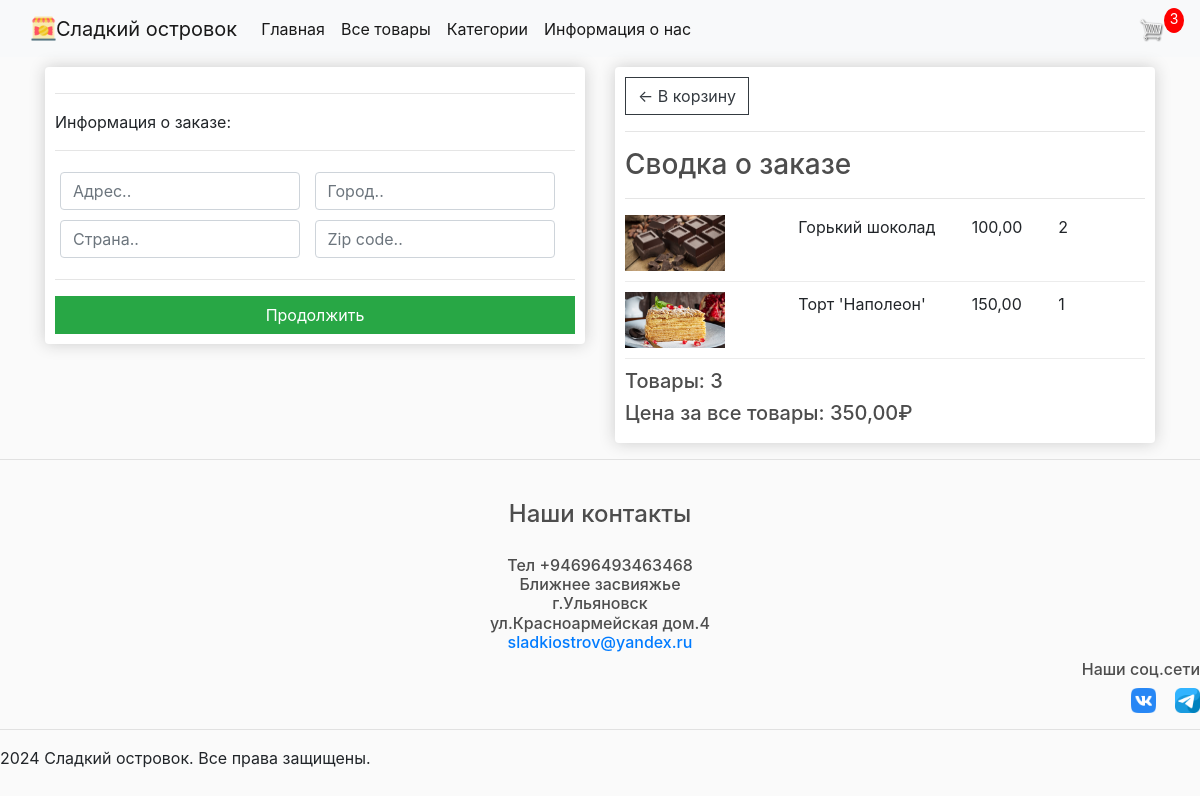
The page /checkout/ (signed in) on the database as committed earlier.
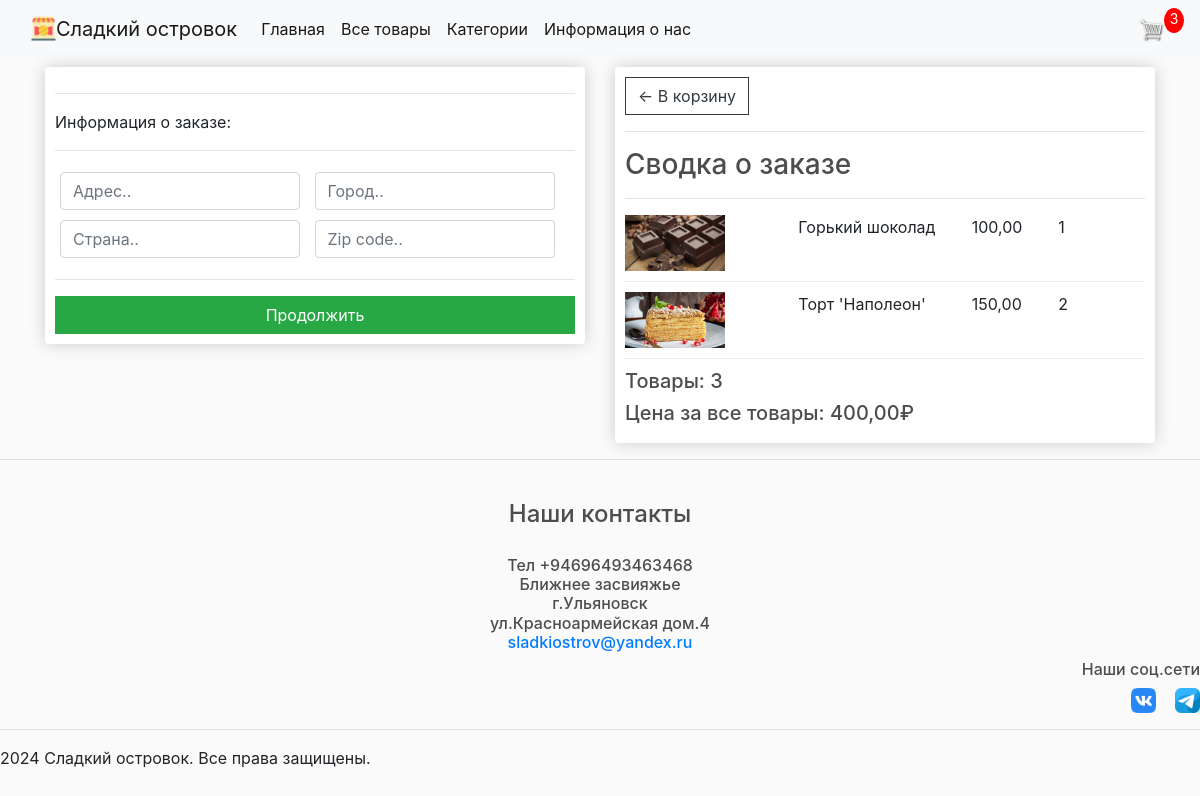
The same page on the database as committed later.
### store/models.py (models this page shows, shortened)
class OrderItem(models.Model):
    product = models.ForeignKey(Product, on_delete=models.SET_NULL, blank=True, null=True)
    order = models.ForeignKey(Order, on_delete=models.SET_NULL, blank=True, null=True)
    quantity = models.IntegerField(default=0, null=True, blank=True)
    date_added = models.DateTimeField(auto_now_add=True)
    @property
    def get_total(self):
        total = self.product.price * self.quantity
        return total

class Order(models.Model):
    customer = models.ForeignKey(Customer, on_delete=models.SET_NULL, blank=True, null=True)
    date_orderd = models.DateTimeField(auto_now_add=True)
    complete = models.BooleanField(default=False, null=True, blank=False)
    transaction_id = models.CharField(max_length=200, null=True)
    @property
    def shipping(self):
        shipping = False
        orderitems = self.orderitem_set.all()
        for i in orderitems:
            if i.product.digital == False:
                shipping = True
        return shipping
    @property
    def get_cart_total(self):
        orderitems = self.orderitem_set.all()
        total = sum([item.get_total for item in orderitems])
        return total
    @property
    def get_cart_items(self):
        orderitems = self.orderitem_set.all()
        total = sum([item.quantity for item in orderitems])
        return total

class Product(models.Model):
    name = models.CharField(max_length=200, null=True)
    price = models.DecimalField(max_digits=7, decimal_places=2)
    digital = models.BooleanField(default=False, null=True, blank=False)
    image = models.ImageField(null=True, blank=True)
    category = models.ForeignKey('Category', on_delete=models.SET_NULL, null=True)  # SET_NULL временно
    description = models.TextField(default='описание')
    @property
    def imageURL(self):
        try:
            url = self.image.url
        except:
            url = ''
        return url

### store/views.py (the view)
# urls.py: path('checkout/', views.chekout, name="checkout"),
def chekout(request):
    data = cartData(request)
    cartItems = data['cartItems']
    order = data['order']
    items = data['items']
    context = {'items': items, 'order': order, 'cartItems': cartItems}
    return render(request, 'store/checkout.html', context)

### store/utils.py (called while the page is built)
def cartData(request):
    if request.user.is_authenticated:
        customer = request.user.customer
        order, created = Order.objects.get_or_create(customer=customer, complete=False)
        items = order.orderitem_set.all()
        cartItems = order.get_cart_items
    else:
        cookieData = cookieCart(request)
        cartItems = cookieData['cartItems']
        order = cookieData['order']
        items = cookieData['items']
    return {'cartItems': cartItems, 'order': order, 'items': items}

### store/templates/store/checkout.html (shortened to what this page needs)
{% extends 'store/main.html' %}
{% load static %}
{% block content %}
<div class="row">
	<div class="col-lg-6">
		<div class="box-element" id="form-wrapper">
			<form id="form">
				<div id="shipping-info">
					<hr>
					<p>Информация о заказе:</p>
					<hr>
					<div class="form-field">
						<input class="form-control" type="text" name="address" placeholder="Адрес..">
					</div>
					<div class="form-field">
						<input class="form-control" type="text" name="city" placeholder="Город..">
					</div>
					<div class="form-field">
						<input class="form-control" type="text" name="state" placeholder="Страна..">
					</div>
					<div class="form-field">
						<input class="form-control" type="text" name="zipcode" placeholder="Zip code..">
					</div>
				</div>
				<hr>
				<input id="form-button" class="btn btn-success btn-block" type="submit" value="Продолжить">
			</form>
		</div>
		<br>
	</div>
		<div class="col-lg-6">
			<div class="box-element">
				<a  class="btn btn-outline-dark" href="{% url 'cart' %}">&#x2190; В корзину</a>
				<hr>
				<h3>Сводка о заказе</h3>
				<hr>
				{% for item in items %}
				<div class="cart-row">
					<div style="flex:2"><img class="row-image" src="{{item.product.imageURL}}"></div>
					<div style="flex:2"><p>{{item.product.name}}</p></div>
					<div style="flex:1"><p>{{item.product.price}}</p></div>
					<div style="flex:1"><p>{{item.quantity}}</p></div>
				</div>
				{% endfor %}
				<h5>Товары: {{order.get_cart_items}}</h5>
				<h5>Цена за все товары: {{order.get_cart_total|floatformat:2}}₽</h5>
		</div>
	</div>
</div>
{% endblock content %}

Rows that differ between the two databases and show on the page:
changed OrderItem "Горький шоколад": quantity "2" → "1"
changed OrderItem "Торт 'Наполеон'": quantity "1" → "2"
changed through a linked row, Order: get_cart_total "350,00" → "400,00"
